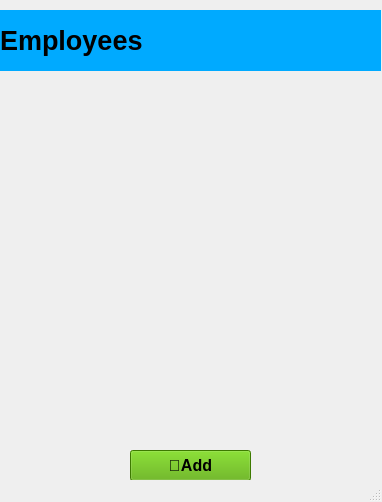
<?xml version="1.0" encoding="UTF-8"?>
<ui version="4.0">
 <class>employee_list</class>
 <widget class="QMainWindow" name="employee_list">
  <property name="geometry">
   <rect>
    <x>0</x>
    <y>0</y>
    <width>382</width>
    <height>502</height>
   </rect>
  </property>
  <property name="windowTitle">
   <string>Employee List</string>
  </property>
  <widget class="QWidget" name="centralwidget">
   <widget class="QLabel" name="label">
    <property name="geometry">
     <rect>
      <x>0</x>
      <y>10</y>
      <width>381</width>
      <height>61</height>
     </rect>
    </property>
    <property name="palette">
     <palette>
      <active>
       <colorrole role="WindowText">
        <brush brushstyle="SolidPattern">
         <color alpha="255">
          <red>255</red>
          <green>255</green>
          <blue>255</blue>
         </color>
        </brush>
       </colorrole>
       <colorrole role="Button">
        <brush brushstyle="SolidPattern">
         <color alpha="255">
          <red>0</red>
          <green>170</green>
          <blue>255</blue>
         </color>
        </brush>
       </colorrole>
       <colorrole role="Base">
        <brush brushstyle="SolidPattern">
         <color alpha="255">
          <red>0</red>
          <green>170</green>
          <blue>255</blue>
         </color>
        </brush>
       </colorrole>
       <colorrole role="Window">
        <brush brushstyle="SolidPattern">
         <color alpha="255">
          <red>0</red>
          <green>170</green>
          <blue>255</blue>
         </color>
        </brush>
       </colorrole>
      </active>
      <inactive>
       <colorrole role="WindowText">
        <brush brushstyle="SolidPattern">
         <color alpha="255">
          <red>0</red>
          <green>0</green>
          <blue>0</blue>
         </color>
        </brush>
       </colorrole>
       <colorrole role="Button">
        <brush brushstyle="SolidPattern">
         <color alpha="255">
          <red>0</red>
          <green>170</green>
          <blue>255</blue>
         </color>
        </brush>
       </colorrole>
       <colorrole role="Base">
        <brush brushstyle="SolidPattern">
         <color alpha="255">
          <red>0</red>
          <green>170</green>
          <blue>255</blue>
         </color>
        </brush>
       </colorrole>
       <colorrole role="Window">
        <brush brushstyle="SolidPattern">
         <color alpha="255">
          <red>0</red>
          <green>170</green>
          <blue>255</blue>
         </color>
        </brush>
       </colorrole>
      </inactive>
      <disabled>
       <colorrole role="WindowText">
        <brush brushstyle="SolidPattern">
         <color alpha="255">
          <red>120</red>
          <green>120</green>
          <blue>120</blue>
         </color>
        </brush>
       </colorrole>
       <colorrole role="Button">
        <brush brushstyle="SolidPattern">
         <color alpha="255">
          <red>0</red>
          <green>170</green>
          <blue>255</blue>
         </color>
        </brush>
       </colorrole>
       <colorrole role="Base">
        <brush brushstyle="SolidPattern">
         <color alpha="255">
          <red>0</red>
          <green>170</green>
          <blue>255</blue>
         </color>
        </brush>
       </colorrole>
       <colorrole role="Window">
        <brush brushstyle="SolidPattern">
         <color alpha="255">
          <red>0</red>
          <green>170</green>
          <blue>255</blue>
         </color>
        </brush>
       </colorrole>
      </disabled>
     </palette>
    </property>
    <property name="font">
     <font>
      <pointsize>20</pointsize>
      <bold>true</bold>
     </font>
    </property>
    <property name="styleSheet">
     <string notr="true">background-color: rgb(0, 170, 255);</string>
    </property>
    <property name="text">
     <string>Employees</string>
    </property>
    <property name="margin">
     <number>120</number>
    </property>
   </widget>
   <widget class="QWidget" name="gridLayoutWidget">
    <property name="geometry">
     <rect>
      <x>10</x>
      <y>79</y>
      <width>361</width>
      <height>361</height>
     </rect>
    </property>
    <layout class="QGridLayout" name="grid_list"/>
   </widget>
   <widget class="QPushButton" name="add_user_btn">
    <property name="geometry">
     <rect>
      <x>130</x>
      <y>450</y>
      <width>121</width>
      <height>31</height>
     </rect>
    </property>
    <property name="palette">
     <palette>
      <active>
       <colorrole role="Button">
        <brush brushstyle="SolidPattern">
         <color alpha="255">
          <red>85</red>
          <green>170</green>
          <blue>0</blue>
         </color>
        </brush>
       </colorrole>
       <colorrole role="ButtonText">
        <brush brushstyle="SolidPattern">
         <color alpha="255">
          <red>222</red>
          <green>222</green>
          <blue>222</blue>
         </color>
        </brush>
       </colorrole>
       <colorrole role="Base">
        <brush brushstyle="SolidPattern">
         <color alpha="255">
          <red>85</red>
          <green>170</green>
          <blue>0</blue>
         </color>
        </brush>
       </colorrole>
       <colorrole role="Window">
        <brush brushstyle="SolidPattern">
         <color alpha="255">
          <red>85</red>
          <green>170</green>
          <blue>0</blue>
         </color>
        </brush>
       </colorrole>
      </active>
      <inactive>
       <colorrole role="Button">
        <brush brushstyle="SolidPattern">
         <color alpha="255">
          <red>85</red>
          <green>170</green>
          <blue>0</blue>
         </color>
        </brush>
       </colorrole>
       <colorrole role="ButtonText">
        <brush brushstyle="SolidPattern">
         <color alpha="255">
          <red>0</red>
          <green>0</green>
          <blue>0</blue>
         </color>
        </brush>
       </colorrole>
       <colorrole role="Base">
        <brush brushstyle="SolidPattern">
         <color alpha="255">
          <red>85</red>
          <green>170</green>
          <blue>0</blue>
         </color>
        </brush>
       </colorrole>
       <colorrole role="Window">
        <brush brushstyle="SolidPattern">
         <color alpha="255">
          <red>85</red>
          <green>170</green>
          <blue>0</blue>
         </color>
        </brush>
       </colorrole>
      </inactive>
      <disabled>
       <colorrole role="Button">
        <brush brushstyle="SolidPattern">
         <color alpha="255">
          <red>85</red>
          <green>170</green>
          <blue>0</blue>
         </color>
        </brush>
       </colorrole>
       <colorrole role="ButtonText">
        <brush brushstyle="SolidPattern">
         <color alpha="255">
          <red>120</red>
          <green>120</green>
          <blue>120</blue>
         </color>
        </brush>
       </colorrole>
       <colorrole role="Base">
        <brush brushstyle="SolidPattern">
         <color alpha="255">
          <red>85</red>
          <green>170</green>
          <blue>0</blue>
         </color>
        </brush>
       </colorrole>
       <colorrole role="Window">
        <brush brushstyle="SolidPattern">
         <color alpha="255">
          <red>85</red>
          <green>170</green>
          <blue>0</blue>
         </color>
        </brush>
       </colorrole>
      </disabled>
     </palette>
    </property>
    <property name="font">
     <font>
      <pointsize>12</pointsize>
      <bold>true</bold>
     </font>
    </property>
    <property name="styleSheet">
     <string notr="true">background-color: rgb(85, 170, 0);</string>
    </property>
    <property name="text">
     <string>👤Add</string>
    </property>
    <property name="iconSize">
     <size>
      <width>40</width>
      <height>40</height>
     </size>
    </property>
   </widget>
  </widget>
  <widget class="QStatusBar" name="statusbar"/>
 </widget>
 <resources/>
 <connections/>
</ui>
